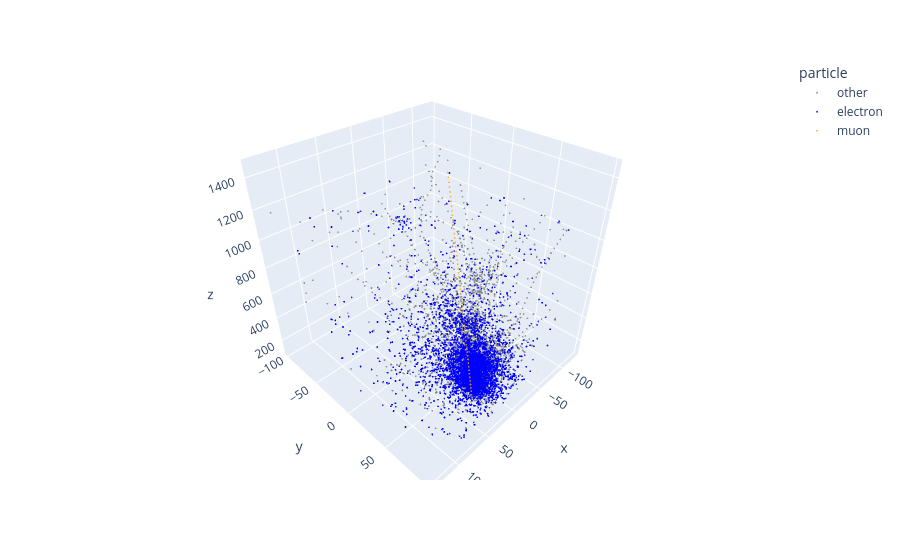

The cell this chart's notebook holds for it:
### Code cell
import plotly.express as px

fig = px.scatter_3d(
    long_df,
    x="x",
    y="y",
    z="z",
    color="particle",
    color_discrete_map={
        "electron": "blue",
        "muon": "orange",
        "tau": "purple",
        "other": "gray"
    },
    opacity=0.8,
    hover_name="name"
)

fig.update_traces(marker=dict(size=1))
fig.show()

### Figure 1 — Plotly figure (JSON) as saved in the notebook; plotly's stock layout.template omitted (floating-point values rounded to 4 significant figures; data arrays with more than 128 entries replaced by an {"elided": "..."} marker saying what was removed)
{"data": [{"hovertemplate": "<b>%{hovertext}</b><br><br>particle=other<br>x=%{x}<br>y=%{y}<br>z=%{z}<extra></extra>", "hovertext": {"elided": "7492 str values"}, "legendgroup": "other", "marker": {"color": "gray", "opacity": 0.8, "size": 1, "symbol": "circle"}, "mode": "markers", "name": "other", "scene": "scene", "showlegend": true, "type": "scatter3d", "x": {"elided": "7492 float values"}, "y": {"elided": "7492 float values"}, "z": {"elided": "7492 float values"}}, {"hovertemplate": "<b>%{hovertext}</b><br><br>particle=electron<br>x=%{x}<br>y=%{y}<br>z=%{z}<extra></extra>", "hovertext": {"elided": "15109 str values"}, "legendgroup": "electron", "marker": {"color": "blue", "opacity": 0.8, "size": 1, "symbol": "circle"}, "mode": "markers", "name": "electron", "scene": "scene", "showlegend": true, "type": "scatter3d", "x": {"elided": "15109 float values"}, "y": {"elided": "15109 float values"}, "z": {"elided": "15109 float values"}}, {"hovertemplate": "<b>%{hovertext}</b><br><br>particle=muon<br>x=%{x}<br>y=%{y}<br>z=%{z}<extra></extra>", "hovertext": ["mu-", "mu-", "mu-", "mu-", "mu-", "mu-", "mu-", "mu-", "mu-", "mu-", "mu-", "mu-", "mu-", "mu-", "mu-", "mu-", "mu-", "mu-", "mu-", "mu-", "mu-", "mu-", "mu-", "mu-", "mu-", "mu-", "mu-", "mu-", "mu-", "mu-", "mu-", "mu-", "mu-", "mu-", "mu-", "mu-", "mu-", "mu-", "mu-", "mu-", "mu-", "mu-", "mu-", "mu-", "mu-", "mu-", "mu-", "mu-", "mu-", "mu-", "mu-", "mu-", "mu-", "mu-", "mu-"], "legendgroup": "muon", "marker": {"color": "orange", "opacity": 0.8, "size": 1, "symbol": "circle"}, "mode": "markers", "name": "muon", "scene": "scene", "showlegend": true, "type": "scatter3d", "x": [22.7, 22.28, 21.89, 21.47, 21.08, 20.66, 20.26, 19.85, 19.43, 19.02, 18.6, 18.21, 17.79, 17.37, 16.98, 16.56, 16.17, 15.75, 15.34, 14.94, 14.52, 14.13, 13.71, 13.3, 12.88, 12.46, 12.05, 11.63, 11.22, 10.78, 10.36, 9.948, 9.532, 9.116, 8.721, 8.305, 7.889, 7.473, 7.057, 6.62, 6.204, 5.788, 5.351, 4.935, 4.519, 4.082, 3.666, 3.23, 2.814, 2.398, 1.982, 1.545, 1.129, 0.7128, 0.276], "y": [66.51, 65.6, 64.69, 63.8, 62.89, 61.98, 61.06, 60.15, 59.24, 58.33, 57.42, 56.48, 55.55, 54.61, 53.7, 52.77, 51.81, 50.87, 49.91, 48.93, 47.98, 47.02, 46.08, 45.13, 44.19, 43.23, 42.3, 41.37, 40.43, 39.5, 38.56, 37.6, 36.65, 35.71, 34.75, 33.8, 32.84, 31.9, 30.95, 30.01, 29.05, 28.14, 27.21, 26.27, 25.34, 24.4, 23.47, 22.53, 21.6, 20.66, 19.73, 18.79, 17.84, 16.86, 15.9], "z": [110.2, 135.3, 160.3, 185.4, 210.4, 235.5, 260.5, 285.6, 310.6, 335.7, 360.7, 385.8, 410.8, 435.9, 460.9, 486.0, 511.0, 536.1, 561.1, 586.2, 611.2, 636.3, 661.3, 686.4, 711.4, 736.5, 761.5, 786.6, 811.6, 836.7, 861.7, 886.8, 911.8, 936.9, 961.9, 987.0, 1012.0, 1037.0, 1062.0, 1087.0, 1112.0, 1137.0, 1162.0, 1187.0, 1212.0, 1237.0, 1263.0, 1288.0, 1313.0, 1338.0, 1363.0, 1388.0, 1413.0, 1438.0, 1463.0]}], "layout": {"legend": {"title": {"text": "particle"}, "tracegroupgap": 0}, "margin": {"t": 60}, "scene": {"domain": {"x": [0, 1], "y": [0, 1]}, "xaxis": {"title": {"text": "x"}}, "yaxis": {"title": {"text": "y"}}, "zaxis": {"title": {"text": "z"}}}}}
